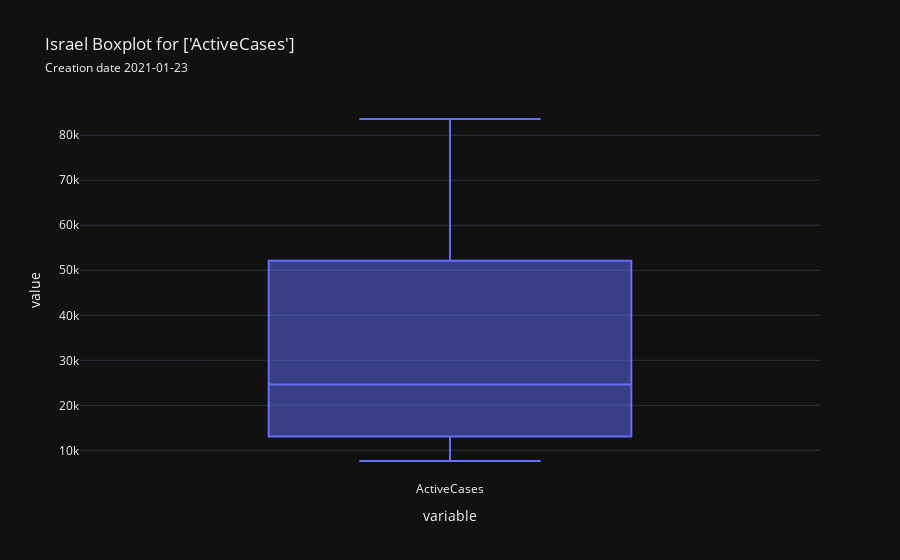

The notebook cell saved with this chart:
### Markdown cell above
#### Measures Boxplot

### Code cell
country.boxplot(['ActiveCases'], save=True)

### Figure 1 — Plotly figure (JSON) as saved in the notebook; plotly's stock layout.template omitted (floating-point values rounded to 4 significant figures; data arrays with more than 128 entries replaced by an {"elided": "..."} marker saying what was removed)
{"data": [{"alignmentgroup": "True", "hovertemplate": "variable=%{x}<br>value=%{y}<extra></extra>", "legendgroup": "", "marker": {"color": "#636efa"}, "name": "", "notched": false, "offsetgroup": "", "orientation": "v", "quartilemethod": "exclusive", "showlegend": false, "type": "box", "x": {"elided": "159 str values"}, "x0": " ", "xaxis": "x", "y": {"elided": "159 int values"}, "y0": " ", "yaxis": "y"}], "layout": {"boxmode": "group", "legend": {"tracegroupgap": 0}, "title": {"text": "Israel Boxplot for ['ActiveCases']<br><span style='font-size: 12px;'>Creation date 2021-01-23</span>"}, "xaxis": {"anchor": "y", "domain": [0.0, 1.0], "title": {"text": "variable"}}, "yaxis": {"anchor": "x", "domain": [0.0, 1.0], "title": {"text": "value"}}}}
